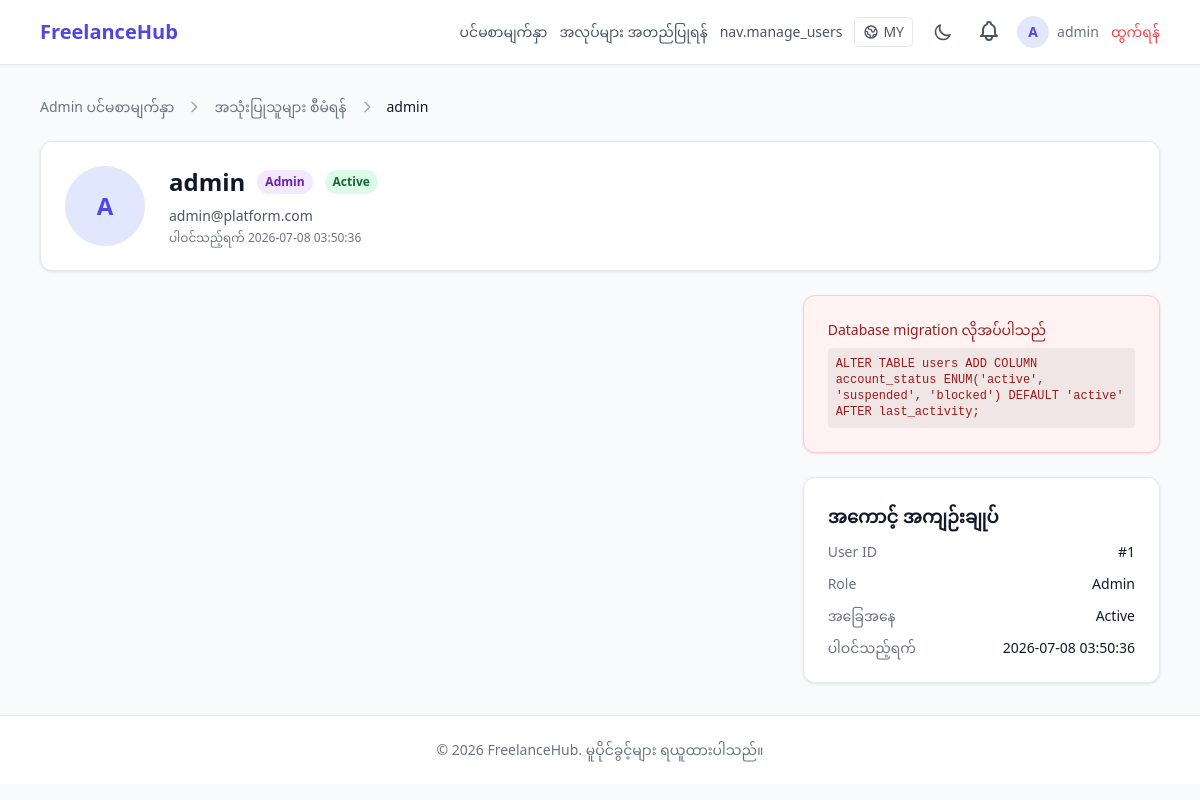
Screenshot of /admin/view_user.php?id=1&lang=my (signed in) with the database file from the repository.
### tables this page shows
CREATE TABLE users (
    id INT PRIMARY KEY AUTO_INCREMENT,
    username VARCHAR(50) NOT NULL,
    email VARCHAR(100) UNIQUE NOT NULL,
    password VARCHAR(255) NOT NULL,
    profile_image VARCHAR(255) DEFAULT NULL,
    role ENUM('admin', 'company', 'freelancer') NOT NULL,
    created_at TIMESTAMP DEFAULT CURRENT_TIMESTAMP
);

### config/auth.php (called while the page is built, shortened)
<?php
require_once __DIR__ . '/lang.php';
function base_url(string $path = ''): string
{
    $script = str_replace('\\', '/', dirname($_SERVER['SCRIPT_NAME'] ?? ''));
    $root = preg_replace('#/(admin|company|freelancer|chat)$#', '', $script);
    $root = rtrim($root, '/');
    return ($root === '' ? '' : $root) . '/' . ltrim($path, '/');
}
function require_login(): void
{
    if (!has_account_status_column()) {
        return;
    }
}
function require_role(string $role): void
{
    require_login();
}
function current_user(): array
{
    return [
        'user_id' => $_SESSION['user_id'] ?? null,
        'username' => $_SESSION['username'] ?? null,
        'email' => $_SESSION['email'] ?? null,
        'role' => $_SESSION['role'] ?? null,
        'profile_id' => $_SESSION['profile_id'] ?? null,
        'profile_image' => $_SESSION['profile_image'] ?? null,
        'logo_image' => $_SESSION['logo_image'] ?? null,
    ];
}
function profile_image_url(?string $filename): ?string
{
    return null;
}
function e(?string $value): string
{
    return htmlspecialchars($value ?? '', ENT_QUOTES, 'UTF-8');
}
function _first_char(string $s): string {
    if (function_exists('mb_substr')) {
        return mb_strtoupper(mb_substr($s, 0, 1));
    }
    return strtoupper(substr($s, 0, 1));
}
function has_account_status_column(): bool
{
    static $exists = null;
    if ($exists === null) {
        global $conn;
        $result = $conn->query("SHOW COLUMNS FROM users LIKE 'account_status'");
        $exists = $result && $result->num_rows > 0;
    }
    return $exists;
}

### config/lang.php (called while the page is built, shortened)
<?php
function current_lang(): string
{
    return $_SESSION['lang'] ?? 'en';
}
function load_translations(): array
{
    static $translations = null;
    if ($translations === null) {
        $file = __DIR__ . '/../lang/' . current_lang() . '.php';
        $translations = require $file;
    }
    return $translations;
}
function __(string $key, array $replace = []): string
{
    $translations = load_translations();
    $text = $translations[$key] ?? $key;
    return $text;
}

### admin/view_user.php (the view, shortened to what this page needs)
<?php
require_once __DIR__ . '/../config/db.php';
require_once __DIR__ . '/../config/auth.php';
require_once __DIR__ . '/../config/notifications.php';
require_role('admin');
$has_status_col = has_account_status_column();
$user_id = (int) ($_GET['id'] ?? 0);
$status_col = $has_status_col ? 'account_status,' : "'active' AS account_status,";
$stmt = $conn->prepare("SELECT id, username, email, role, {$status_col} created_at, profile_image FROM users WHERE id = ?");
$stmt->bind_param('i', $user_id);
$stmt->execute();
$target_user = $stmt->get_result()->fetch_assoc();
$status = $target_user['account_status'] ?? 'active';
require __DIR__ . '/../includes/header.php';
?>
<div class="mb-6 admin-fade">
    <div class="flex items-center gap-3 mb-1">
        <a href="<?= e(base_url('admin/admin_dashboard.php')) ?>" class="text-sm hover:underline" style="color:var(--color-text-muted)"><?= e(__('admin.dashboard_title')) ?></a>
        <svg class="w-4 h-4" fill="none" viewBox="0 0 24 24" stroke="currentColor" stroke-width="2" style="color:var(--color-text-placeholder)"><path stroke-linecap="round" stroke-linejoin="round" d="M9 5l7 7-7 7"/></svg>
        <a href="<?= e(base_url('admin/manage_users.php')) ?>" class="text-sm hover:underline" style="color:var(--color-text-muted)"><?= e(__('admin.manage_users')) ?></a>
        <svg class="w-4 h-4" fill="none" viewBox="0 0 24 24" stroke="currentColor" stroke-width="2" style="color:var(--color-text-placeholder)"><path stroke-linecap="round" stroke-linejoin="round" d="M9 5l7 7-7 7"/></svg>
        <span class="text-sm font-medium" style="color:var(--color-text-primary)"><?= e($target_user['username']) ?></span>
    </div>
</div>
<div class="card mb-6">
    <div class="flex flex-wrap items-start gap-6">
        <?php $imgUrl = profile_image_url($target_user['profile_image']); ?>
        <?php if ($imgUrl): ?>
            <img src="<?= e($imgUrl) ?>" alt="" class="w-20 h-20 rounded-full object-cover border" style="border-color:var(--color-border)">
        <?php else: ?>
            <div class="w-20 h-20 rounded-full bg-indigo-100 dark:bg-indigo-900 flex items-center justify-center text-indigo-600 dark:text-indigo-300 font-bold text-2xl border" style="border-color:var(--color-border)">
                <?= e(_first_char($target_user['username'])) ?>
            </div>
        <?php endif; ?>
        <div class="flex-1 min-w-0">
            <div class="flex flex-wrap items-center gap-3 mb-2">
                <h1 class="text-2xl font-bold" style="color:var(--color-text-primary)"><?= e($target_user['username']) ?></h1>
                <?php
                $role_class = $target_user['role'] === 'company'
                    ? 'bg-green-100 dark:bg-green-900/30 text-green-800 dark:text-green-300'
                    : 'bg-purple-100 dark:bg-purple-900/30 text-purple-800 dark:text-purple-300';
                ?>
                <span class="inline-flex px-2 py-1 text-xs font-semibold rounded-full <?= $role_class ?>"><?= e(ucfirst($target_user['role'])) ?></span>
                <?php
                $status_classes = [
                    'active' => 'bg-green-100 dark:bg-green-900/30 text-green-800 dark:text-green-300',
                    'suspended' => 'bg-yellow-100 dark:bg-yellow-900/30 text-yellow-800 dark:text-yellow-300',
                    'blocked' => 'bg-red-100 dark:bg-red-900/30 text-red-800 dark:text-red-300',
                ];
                $sc = $status_classes[$status] ?? $status_classes['active'];
                ?>
                <span class="inline-flex px-2 py-1 text-xs font-semibold rounded-full <?= $sc ?>"><?= e(__('user_status.' . $status)) ?></span>
            </div>
            <p class="text-sm mb-1" style="color:var(--color-text-secondary)"><?= e($target_user['email']) ?></p>
            <p class="text-xs" style="color:var(--color-text-muted)"><?= e(__('admin.joined_on')) ?> <?= e($target_user['created_at']) ?></p>
        </div>
    </div>
</div>
<div class="grid md:grid-cols-3 gap-6">
    <div class="md:col-span-2 space-y-6">
    </div>
    <div class="space-y-6">
        <?php if ($has_status_col): ?>
        <div class="card">
            <h2 class="text-lg font-semibold mb-4" style="color:var(--color-text-primary)"><?= e(__('admin.account_status')) ?></h2>
            <form method="POST">
                <input type="hidden" name="csrf_token" value="<?= e(csrf_token()) ?>">
                <div class="mb-4">
                    <label class="block text-sm font-medium mb-2" style="color:var(--color-text-secondary)"><?= e(__('admin.change_status')) ?></label>
                    <select name="account_status" class="form-input">
                        <option value="active" <?= $status === 'active' ? 'selected' : '' ?>><?= e(__('user_status.active')) ?></option>
                        <option value="suspended" <?= $status === 'suspended' ? 'selected' : '' ?>><?= e(__('user_status.suspended')) ?></option>
                        <option value="blocked" <?= $status === 'blocked' ? 'selected' : '' ?>><?= e(__('user_status.blocked')) ?></option>
                    </select>
                </div>
                <button type="submit" class="btn-primary w-full" onclick="return confirm('<?= e(__('admin.confirm_status_change')) ?>')">
                    <?= e(__('admin.update_status')) ?>
                </button>
            </form>
        </div>
        <?php else: ?>
        <div class="card" style="background:var(--color-flash-error-bg);border-color:var(--color-flash-error-border)">
            <p class="text-sm" style="color:var(--color-flash-error-text)"><?= e(__('admin.migration_required')) ?></p>
            <code class="block mt-2 p-2 rounded text-xs" style="background:rgba(0,0,0,0.05);color:var(--color-flash-error-text)">ALTER TABLE users ADD COLUMN account_status ENUM('active', 'suspended', 'blocked') DEFAULT 'active' AFTER last_activity;</code>
        </div>
        <?php endif; ?>
        <div class="card">
            <h2 class="text-lg font-semibold mb-3" style="color:var(--color-text-primary)"><?= e(__('admin.account_summary')) ?></h2>
            <div class="space-y-3 text-sm">
                <div class="flex justify-between">
                    <span style="color:var(--color-text-muted)"><?= e(__('admin.user_id')) ?></span>
                    <span style="color:var(--color-text-primary)">#<?= $target_user['id'] ?></span>
                </div>
                <div class="flex justify-between">
                    <span style="color:var(--color-text-muted)"><?= e(__('admin.role')) ?></span>
                    <span style="color:var(--color-text-primary)"><?= e(ucfirst($target_user['role'])) ?></span>
                </div>
                <div class="flex justify-between">
                    <span style="color:var(--color-text-muted)"><?= e(__('admin.status')) ?></span>
                    <span style="color:var(--color-text-primary)"><?= e(__('user_status.' . $status)) ?></span>
                </div>
                <div class="flex justify-between">
                    <span style="color:var(--color-text-muted)"><?= e(__('admin.joined_on')) ?></span>
                    <span style="color:var(--color-text-primary)"><?= e($target_user['created_at']) ?></span>
                </div>
            </div>
        </div>
    </div>
</div>
<?php require __DIR__ . '/../includes/footer.php'; ?>

### includes/navbar.php (shortened to what this page needs)
<?php
$user = current_user();
$role = $user['role'] ?? null;
$current_lang = current_lang();
?>
<nav class="shadow-sm border-b" style="background:var(--color-nav);border-color:var(--color-border)">
    <div class="container mx-auto px-4 max-w-6xl">
        <div class="flex items-center justify-between h-16">
            <a href="<?= e(base_url('index.php')) ?>" class="text-xl font-bold text-indigo-600"><?= e(__('app.name')) ?></a>
            <div class="flex items-center gap-3">
                <?php if ($role === 'admin'): ?>
                    <a href="<?= e(base_url('admin/admin_dashboard.php')) ?>" class="text-sm font-medium hover:text-indigo-600" style="color:var(--color-text-secondary)"><?= e(__('nav.dashboard')) ?></a>
                    <a href="<?= e(base_url('admin/approve_jobs.php')) ?>" class="text-sm font-medium hover:text-indigo-600" style="color:var(--color-text-secondary)"><?= e(__('nav.approve_jobs')) ?></a>
                    <a href="<?= e(base_url('admin/manage_users.php')) ?>" class="text-sm font-medium hover:text-indigo-600" style="color:var(--color-text-secondary)"><?= e(__('nav.manage_users')) ?></a>
                <?php endif; ?>
                <?php if ($role): ?>
                    <div class="relative" id="lang-switcher">
                        <button type="button" onclick="document.getElementById('lang-dropdown').classList.toggle('hidden')" class="flex items-center gap-1 px-2 py-1 rounded text-sm font-medium border" style="color:var(--color-text-secondary);border-color:var(--color-border);background:var(--color-card)">
                            <span class="hidden sm:inline"><?= $current_lang === 'my' ? 'MY' : 'EN' ?></span>
                        </button>
                    </div>
                    <button id="theme-toggle" type="button" class="p-2 rounded-lg hover:bg-gray-100 dark:hover:bg-gray-700" style="color:var(--color-text-secondary)" aria-label="Toggle theme">
                        <svg class="w-5 h-5 dark:hidden" fill="none" viewBox="0 0 24 24" stroke="currentColor" stroke-width="2">
                            <path stroke-linecap="round" stroke-linejoin="round" d="M20.354 15.354A9 9 0 018.646 3.646 9.003 9.003 0 0012 21a9.003 9.003 0 008.354-5.646z"/>
                        </svg>
                    </button>
                    <div class="relative notification-container">
                        <button type="button" class="notification-toggle relative p-1 rounded-lg hover:bg-gray-100 dark:hover:bg-gray-700 focus:outline-none transition-colors" style="color:var(--color-text-secondary)" aria-label="<?= e(__('notif.title')) ?>">
                        </button>
                    </div>
                    <?php $profileLink = $role === 'company' ? 'company/profile.php' : ($role === 'freelancer' ? 'freelancer/profile.php' : '#'); ?>
                    <a href="<?= e(base_url($profileLink)) ?>" class="flex items-center gap-2 hover:opacity-80 transition-opacity">
                        <?php $imgUrl = profile_image_url($user['profile_image']); ?>
                        <?php if ($imgUrl): ?>
                            <img src="<?= e($imgUrl) ?>" alt="" class="w-8 h-8 rounded-full object-cover border" style="border-color:var(--color-border)">
                        <?php else: ?>
                            <div class="w-8 h-8 rounded-full bg-indigo-100 dark:bg-indigo-900 flex items-center justify-center text-indigo-600 dark:text-indigo-300 font-bold text-sm border" style="border-color:var(--color-border)">
                                <?= e(_first_char($user['username'])) ?>
                            </div>
                        <?php endif; ?>
                        <span class="text-sm hidden sm:inline" style="color:var(--color-text-muted)"><?= e($user['username']) ?></span>
                    </a>
                    <a href="<?= e(base_url('logout.php')) ?>" class="text-sm font-medium text-red-500 hover:text-red-600"><?= e(__('nav.logout')) ?></a>
                <?php endif; ?>
            </div>
        </div>
    </div>
</nav>

### assets/css/custom.css (style rules this page uses)
:root { --color-bg: #f9fafb; --color-card: #ffffff; --color-card-hover: #f3f4f6; --color-border: #e5e7eb; --color-text-primary: #111827; --color-text-secondary: #4b5563; --color-text-muted: #6b7280; --color-text-placeholder: #9ca3af; --color-nav: #ffffff; --color-footer: #ffffff; --color-input-bg: #ffffff; --color-input-border: #d1d5db; --color-flash-error-bg: #fef2f2; --color-flash-error-text: #991b1b; --color-flash-error-border: #fecaca; --color-flash-success-bg: #f0fdf4; --color-flash-success-text: #166534; --color-flash-success-border: #bbf7d0; --color-badge-pending-bg: #fef9c3; --color-badge-pending-text: #a16207; }
* { transition: background-color .15s ease, border-color .15s ease, color .15s ease; }
body { font-family: system-ui, -apple-system, BlinkMacSystemFont, 'Segoe UI', sans-serif; background-color: var(--color-bg); color: var(--color-text-primary); }
.card { background: var(--color-card); border-radius: 0.75rem; box-shadow: 0 1px 3px rgba(0, 0, 0, 0.1); padding: 1.5rem; border: 1px solid var(--color-border); }
.admin-fade { opacity: 1; transform: translateY(0); }
.admin-fade.animate { opacity: 0; transform: translateY(16px); transition: opacity 0.4s ease, transform 0.4s ease; }
.admin-fade.animate.visible { opacity: 1; transform: translateY(0); }

### rows the page displays
users: username "A", username "admin", role "Admin", email "admin@platform.com", created_at "2026-07-08 03:50:36", id "1"

### other values shown
__('app.name') "FreelanceHub"
__('nav.dashboard') "ပင်မစာမျက်နှာ"
__('nav.approve_jobs') "အလုပ်များ အတည်ပြုရန်"
__('nav.manage_users') "nav.manage_users"
__('nav.logout') "ထွက်ရန်"
__('admin.dashboard_title') "Admin ပင်မစာမျက်နှာ"
__('admin.manage_users') "အသုံးပြုသူများ စီမံရန်"
__('user_status.' . $status) "Active"
__('admin.joined_on') "ပါဝင်သည့်ရက်"
__('admin.migration_required') "Database migration လိုအပ်ပါသည်"
__('admin.account_summary') "အကောင့် အကျဉ်းချုပ်"
__('admin.user_id') "User ID"
__('admin.role') "Role"
__('admin.status') "အခြေအနေ"
__('footer.rights') "မူပိုင်ခွင့်များ ရယူထားပါသည်။"
